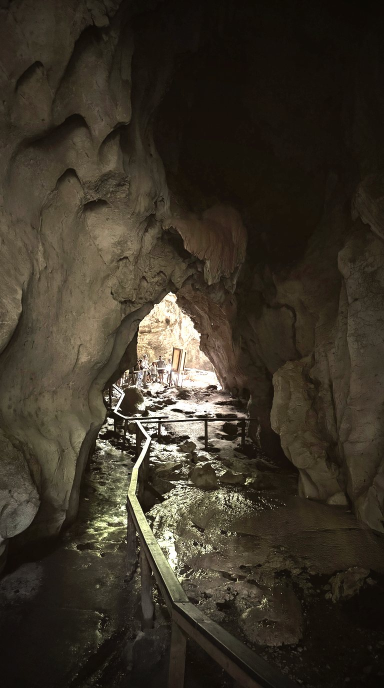
#> input picture assets/backgrounds/bg_09.jpg, 768 x 1376 px (shown at 1/2 size)
$ python -i prepare_backgrounds.py   (imports and definitions only)
#> lines starting #> are read from the running program, lines starting #| are printed output that depends on the picture
#> further down, picture is the input picture: PIL image 768x1376 RGB; mean R, G, B 59.3, 52, 39.9
#!/usr/bin/env python3
"""Turn personal photographs into Qulex app backgrounds.

    python tools/prepare_backgrounds.py --src <folder> --out assets/backgrounds

Two jobs, and the second one is the reason this is a script rather than a few
minutes in an image editor: it has to be reproducible. If a face ever turns out
to be more legible than intended, the fix should be a number in a config here
and a re-run, not a hunt for whatever settings were used by hand at the time.

1. ANONYMITY. The people in these photos are the author and his partner, and
   they should not be identifiable in a shipped app. Three mechanisms, applied
   per photo by the config below:
     - `silhouette`: crushes a region's luminance toward black with a soft
       radial falloff, so figures read as shapes against a bright sky. This is
       the strongest option and the one that looks the most deliberate — a
       backlit silhouette is a photographic idiom, not an obvious redaction.
     - `blur`: a heavy gaussian over a region, for anything the crush leaves
       readable.
     - `darken`: a plain multiply, for toning down a bright distraction.
   Some photos need none of it: in the buggy shots both riders are already
   behind goggles and a full face covering.

2. FIT. The existing eight backgrounds are dark, warm and low-contrast — mean
   RGB in the 45-99 range, because they sit behind cream text that has to stay
   readable. Tropical daylight is the opposite of that, so every photo is
   desaturated, warmed, tone-crushed, vignetted, and finally exposure-matched
   to a target mean. Dropping these in untreated would be the single fastest
   way to make the whole app hard to read.

Output is JPEG, not PNG. The eight originals are PNGs averaging 2MB each; the
same images as quality-84 JPEG are ~250KB with no visible difference at these
tones, because photographic gradients are exactly what JPEG is good at. See
--convert-existing.
"""
from __future__ import annotations

import argparse
import math
import os
from pathlib import Path

from PIL import Image, ImageEnhance, ImageFilter, ImageOps

# [6 lines not run here, left out]

# Matches the existing backgrounds exactly. 9:16-ish, portrait.
OUT_W, OUT_H = 768, 1376

# Mean HSV value the graded image is pushed to. The existing set runs 50-100;
# aiming at the low-middle keeps new photos from being the bright ones.
TARGET_VALUE = 60.0

# Regions are (x0, y0, x1, y1) as fractions of the cropped frame.
#
# `focus` is the point kept centred when cropping to portrait — without it, a
# centre crop of a wide photo cuts the subject in half.
PLAN = [
    # --- no people at all: grade only ---
    {"src": "4c31390b-7d25-4f55-b824-6dc5b84a2bcf.JPG", "out": "bg_09.jpg",
     "focus": (0.5, 0.45), "note": "cave mouth and boat — already the mood"},
    {"src": "IMG_4117.JPG", "out": "bg_10.jpg", "focus": (0.42, 0.5),
     "note": "waterfall in the gorge"},
    {"src": "IMG_3961.HEIC", "out": "bg_11.jpg", "focus": (0.5, 0.5),
     "note": "cave petroglyph — pure texture"},
    {"src": "IMG_3764.heic", "out": "bg_12.jpg", "focus": (0.5, 0.42),
     "note": "sunset road from the car"},
    {"src": "ea931e9d-5b18-4099-9519-b78410c9a0ca.JPG", "out": "bg_13.jpg",
     "focus": (0.5, 0.55), "note": "river jetty"},

    # --- people present, faces already hidden by the photograph itself ---
    {"src": "IMG_3805.heic", "out": "bg_14.jpg", "focus": (0.45, 0.45),
     "note": "Ada from behind at the rail. No treatment: there is no face in "
             "frame, and a blur here made a smudge where the photograph was "
             "already anonymous."},
    {"src": "WhatsApp_Image_20240129_at_5.32.15_PM.jpeg", "out": "bg_15.jpg",
     "focus": (0.45, 0.42),
     "note": "buggy in the mud. No treatment: goggles and a full face "
             "covering on both riders already do the job, and blurring them "
             "only drew the eye to the fact that something was hidden."},

    # --- people present, faces visible: silhouette them ---
    {"src": "WhatsApp_Image_20240129_at_5.34.34_PM.jpeg", "out": "bg_16.jpg",
     "focus": (0.47, 0.55),
     "note": "the beach shot — the only one where a face is both visible and "
             "identifiable, and the only one that needed real work.",
     "contre_jour": (0.80, 15.0),
     # A last touch over the two heads. It is invisible as an edit because the
     # figures are already near-black by this point; it exists so that the
     # anonymity does not depend on the exact luminance of one afternoon.
     "darken": [(0.44, 0.34, 0.72, 0.46, 0.55)]},

    # ================= second batch, 3 Sep 2026 =================
    # Fifteen photographs went in; six came out. The nine that were dropped are
    # listed under REJECTED below, with the reason, because "why isn't my photo
    # in there" is a question worth being able to answer a year from now.
    {"src": "117ad0c1-image.jpg", "out": "bg_17.jpg", "focus": (0.5, 0.45),
     "note": "the falls, the two of them at the foot of it",
     # Same trick as bg_16 and for the same reason: the water behind them is the
     # brightest thing in the frame, so a luminance pivot takes the figures to
     # black and leaves the falls lit. Both faces go with them.
     "contre_jour": (0.62, 13.0)},
    {"src": "4d3bc61c-image.jpg", "out": "bg_18.jpg", "focus": (0.5, 0.45),
     "note": "the falls, the lift",
     "contre_jour": (0.62, 13.0),
     # Her head sits in a bright gap in the water and survived the pivot as a
     # faint profile. This puts it back into shadow.
     "darken": [(0.42, 0.38, 0.60, 0.50, 0.55)]},
    {"src": "c5a7eef0-image.jpg", "out": "bg_19.jpg", "focus": (0.5, 0.55),
     "note": "the towers and the pool - nobody in frame"},
    {"src": "d32dbca5-image.jpg", "out": "bg_20.jpg", "focus": (0.5, 0.55),
     "note": "the pool and the palms - nobody in frame"},
    {"src": "d6e247f8-image.jpg", "out": "bg_21.jpg", "focus": (0.5, 0.5),
     # Indoors, and the faces are the brightest thing in the room, so the
     # contre-jour curve would have done the exact opposite here of what it does
     # at the falls. Cropped instead: below the chins there is no face to treat,
     # and what is left - the bazin, the wax print, the glass - is the better
     # half of the photograph anyway.
     "pre_crop": (0.0, 0.50, 1.0, 1.0),
     "note": "the restaurant table, cropped below the faces"},
    {"src": "7afd621b-image.jpg", "out": "bg_22.jpg", "focus": (0.5, 0.5),
     # 533x533 upscaled ~2.6x, which is more than anything else here and would
     # be obvious on a sharp subject. It is not obvious on this one: petals are
     # smooth gradients, and the grade takes it to a third of its brightness.
     # The extra desaturation is because the grade alone left it at sat 140
     # against a set that runs 42-102 - the one image that announced itself.
     "desat": 0.45,
     "note": "the rose"},

    # --- REJECTED, second batch ---
    #
    # Six close portraits (21b49121 with his mother, 60c44872 in the kitchen,
    # 70216879 the black-and-white coat, 75ea2c4f and 99f0200a in the car,
    # db6fd1a7 against the slate wall). Not primarily a face problem: a frame
    # filled edge to edge by one person is the wrong subject for a backdrop,
    # and no crop of it is a landscape. Silhouetting a portrait leaves a
    # portrait-shaped hole.
    #
    # 71ac7102, the macaw. The best photograph of the fifteen and the one that
    # cannot be used. His face measures BRIGHTER than the falls behind it
    # (mean luminance 0.60 against 0.52), so the contre-jour pivot that works
    # on bg_16, bg_17 and bg_18 would light him and darken the water - exactly
    # backwards. Cropping fails too: the bird's beak overlaps his cheek, so
    # every vertical cut that loses the face loses the bird's head, and the one
    # crop that kept both pulled two strangers at the water's edge into frame
    # in sharp focus, trading his privacy for theirs. That leaves a blur, and a
    # blur over a face is the thing this script exists to avoid.
    #
    # 3c409059, the carry at the falls. She is front-lit and stayed bright
    # through the pivot while he went to silhouette, so the composition ends up
    # centred on her hips at full exposure. Fine as a holiday photo, wrong
    # behind a vocabulary card.
    #
    # e67bb0bc is a WordUp screenshot that came in with the batch.
]


# [111 lines left out: functions load, pre_crop, crop_portrait, _falloff_mask, apply_blur, apply_silhouette and 2 more, not called in this run]


def vignette(im: Image.Image, strength: float = 0.55) -> Image.Image:
    w, h = im.size
    mask = Image.new("L", (w, h))
    px = mask.load()
    cx, cy = w / 2, h / 2
    maxd = math.sqrt(cx * cx + cy * cy)
    for y in range(h):
        for x in range(w):
            d = math.sqrt((x - cx) ** 2 + (y - cy) ** 2) / maxd
            px[x, y] = int(255 * min(1.0, max(0.0, 1.0 - (d ** 2) * strength)))
    black = Image.new("RGB", (w, h), (0, 0, 0))
    return Image.composite(im, black, mask)


def grade(im: Image.Image) -> Image.Image:
    """Desaturate, warm, crush, vignette, then exposure-match to TARGET_VALUE."""
    im = ImageEnhance.Color(im).enhance(0.52)
    im = ImageEnhance.Contrast(im).enhance(0.92)

    # Warm it the way the existing set is warm (R > G > B), and lift the blacks
    # a little so shadows stay grey rather than going to a dead flat black.
    r, g, b = im.split()
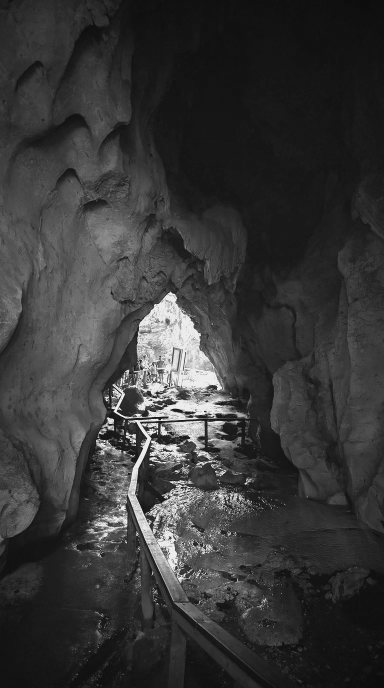
#> r: PIL image 768x1376 L (shown at 1/2 size); min 6, max 238, mean 55.2
    r = r.point(lambda v: min(255, int(10 + v * 1.02)))
    g = g.point(lambda v: min(255, int(8 + v * 0.97)))
    b = b.point(lambda v: min(255, int(6 + v * 0.88)))
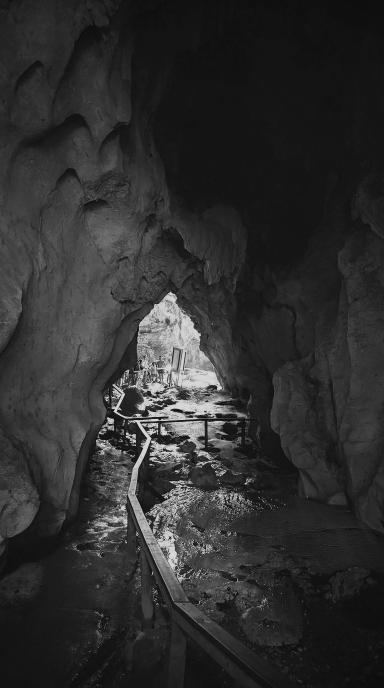
#> b: PIL image 768x1376 L (shown at 1/2 size); min 9, max 215, mean 45.8
    im = Image.merge("RGB", (r, g, b))

    im = vignette(im)
#> in vignette, `mask = Image.new("L", (w, h))`: mask: PIL image 768x1376 L; every value is 0
#> in vignette, `black = Image.new("RGB", (w, h), (0, 0, 0))`: black: PIL image 768x1376 RGB; every value is 0
#> in vignette, `return Image.composite(im, black, mask)`:
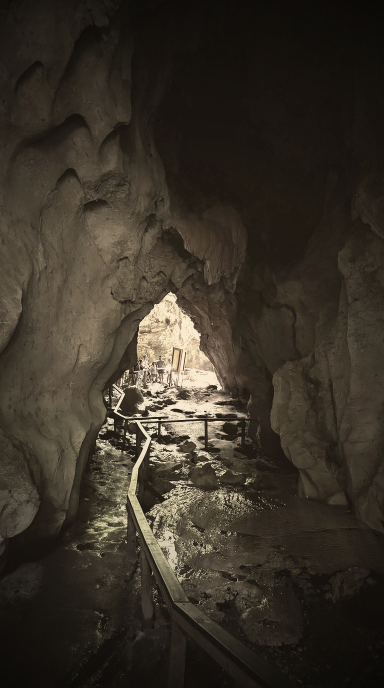
#> returned value: PIL image 768x1376 RGB (shown at 1/2 size); mean R, G, B 56.4, 49.4, 39.4

    # Final exposure match. Doing this last, against the measured mean, is what
    # keeps a noon beach and a cave interior sitting at the same weight behind
    # the type — matching by eye photo-by-photo is exactly how a set drifts.
    from PIL import ImageStat
    for _ in range(8):
        mean = ImageStat.Stat(im.convert("HSV")).mean[1 + 1]
        if abs(mean - TARGET_VALUE) < 1.5:
            break
        im = ImageEnhance.Brightness(im).enhance(
            max(0.4, min(1.6, TARGET_VALUE / max(mean, 1))))
#> this loop made 2 passes
#> mean on passes 1 to 2: 56.36, 59.44
    return im


# [76 lines left out: functions process, convert_existing, main, not called in this run]


# [2 lines not run here, left out]

>>> from PIL import Image
>>> picture = Image.open('../assets/backgrounds/bg_09.jpg')
>>> result = grade(picture)

$ run again, on assets/backgrounds/bg_04.png
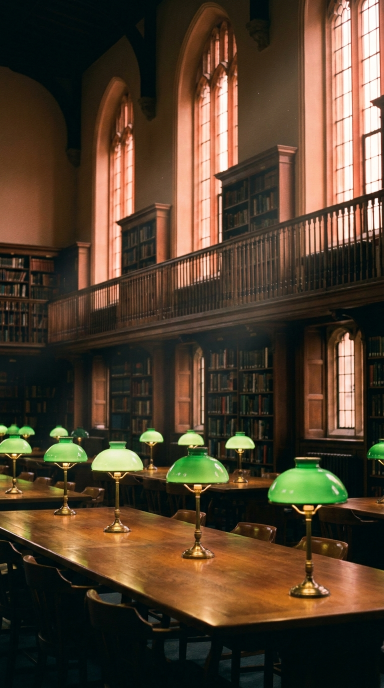
#> input picture assets/backgrounds/bg_04.png, 768 x 1376 px (shown at 1/2 size)
#> picture is the input picture: PIL image 768x1376 RGB; mean R, G, B 81.1, 63.4, 45
#> mask: PIL image 768x1376 L; every value is 0
#> black: PIL image 768x1376 RGB; every value is 0
#> in vignette, `return Image.composite(im, black, mask)`:
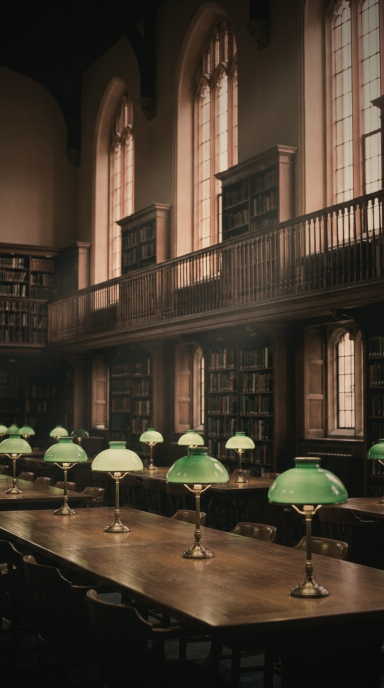
#> returned value: PIL image 768x1376 RGB (shown at 1/2 size); mean R, G, B 69.3, 57.8, 44.9
#> the loop in grade, `for _ in range(8):` made 2 passes
#> mean on passes 1 to 2: 70.12, 59.5
#> pass 1, in grade, `im = ImageEnhance.Brightness(im).enhance( max(0.4, min(1.6, TARGET_VAL..`:
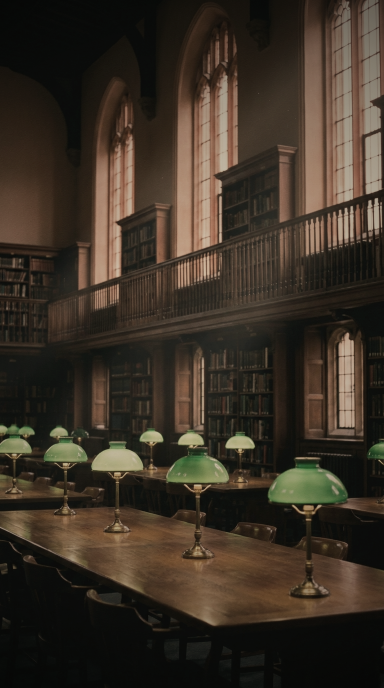
#> im: PIL image 768x1376 RGB (shown at 1/2 size); mean R, G, B 58.8, 48.9, 37.9

$ run again, on assets/backgrounds/bg_05.png
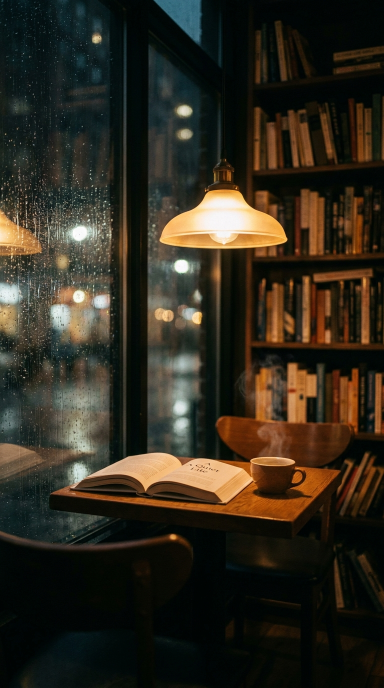
#> input picture assets/backgrounds/bg_05.png, 768 x 1376 px (shown at 1/2 size)
#> picture is the input picture: PIL image 768x1376 RGB; mean R, G, B 48.1, 42.4, 30.4
#> mask: PIL image 768x1376 L; every value is 0
#> black: PIL image 768x1376 RGB; every value is 0
#> in vignette, `return Image.composite(im, black, mask)`:
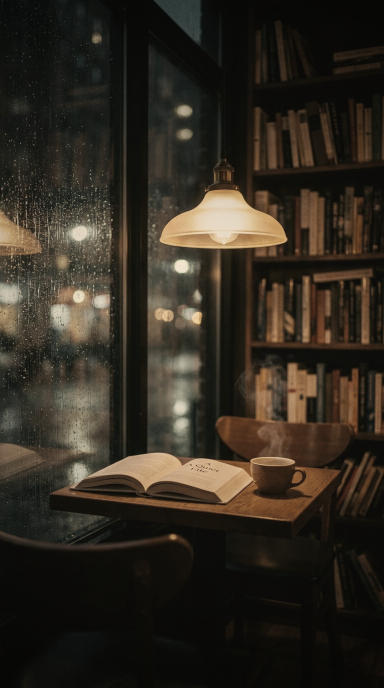
#> returned value: PIL image 768x1376 RGB (shown at 1/2 size); mean R, G, B 48, 41.6, 32.3
#> the loop in grade, `for _ in range(8):` made 2 passes
#> mean on passes 1 to 2: 48.52, 59.21
#> pass 1, in grade, `im = ImageEnhance.Brightness(im).enhance( max(0.4, min(1.6, TARGET_VAL..`:
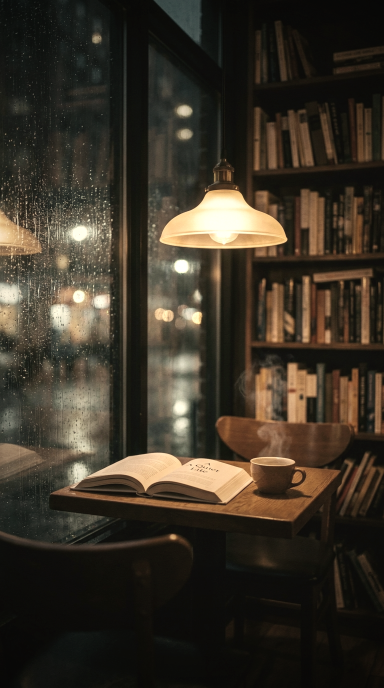
#> im: PIL image 768x1376 RGB (shown at 1/2 size); mean R, G, B 58.6, 51, 39.4

$ run again, on assets/backgrounds/bg_06.png
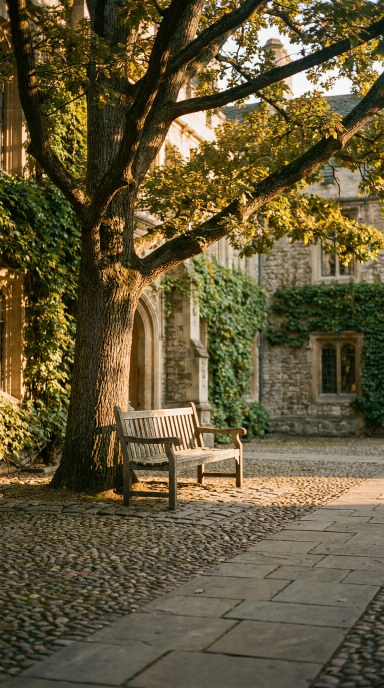
#> input picture assets/backgrounds/bg_06.png, 768 x 1376 px (shown at 1/2 size)
#> picture is the input picture: PIL image 768x1376 RGB; mean R, G, B 98.7, 87.5, 56.6
#> mask: PIL image 768x1376 L; every value is 0
#> black: PIL image 768x1376 RGB; every value is 0
#> in vignette, `return Image.composite(im, black, mask)`:
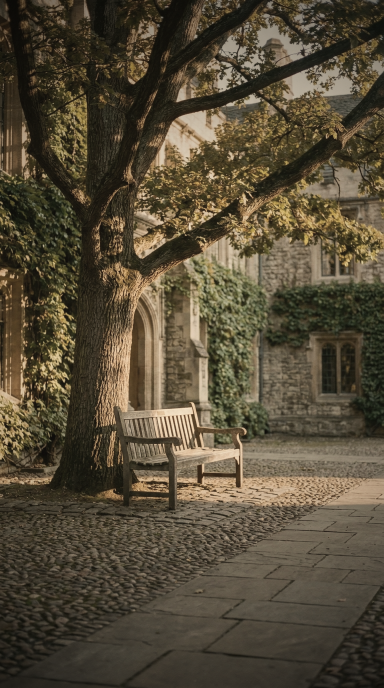
#> returned value: PIL image 768x1376 RGB (shown at 1/2 size); mean R, G, B 85, 75.2, 56.2
#> the loop in grade, `for _ in range(8):` made 2 passes
#> mean on passes 1 to 2: 85.11, 59.5
#> pass 1, in grade, `im = ImageEnhance.Brightness(im).enhance( max(0.4, min(1.6, TARGET_VAL..`:
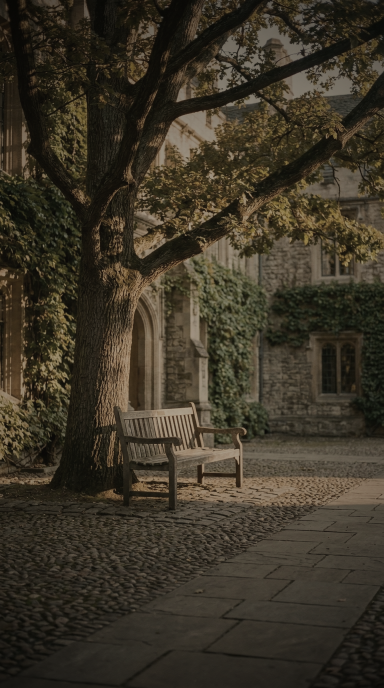
#> im: PIL image 768x1376 RGB (shown at 1/2 size); mean R, G, B 59.4, 52.5, 39.1
